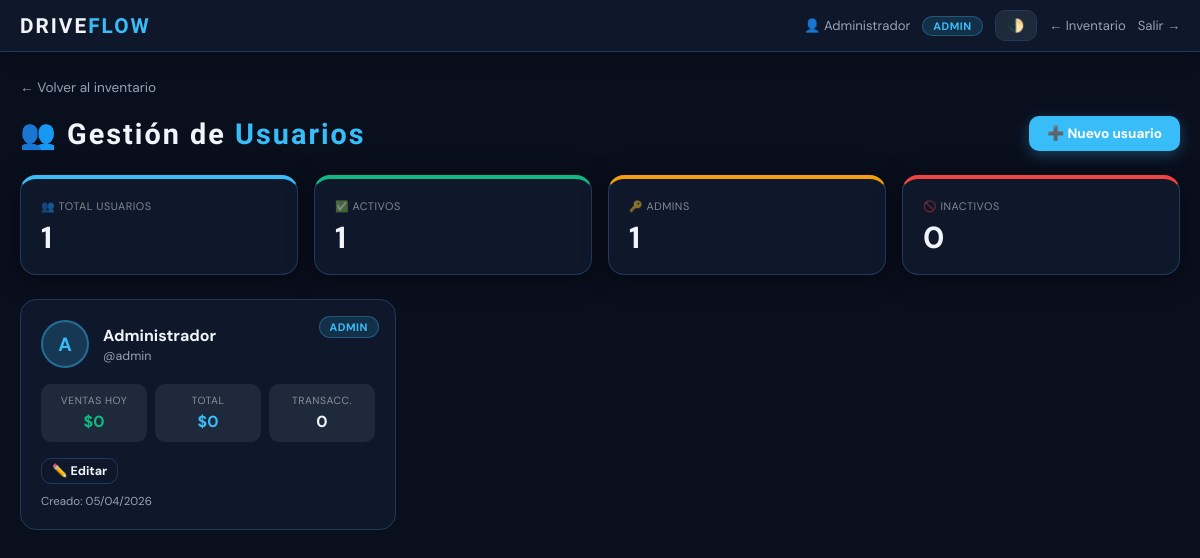
The app's page /usuarios (signed in) with its own data.
### models.py (models this page shows, shortened)
class Usuario(db.Model):
    __tablename__ = 'usuario'
    id            = db.Column(db.Integer, primary_key=True)
    username      = db.Column(db.String(50), nullable=False, unique=True)
    password_hash = db.Column(db.String(256), nullable=False)
    nombre        = db.Column(db.String(100), default='')
    rol           = db.Column(db.String(20), default='vendedor')  # admin|supervisor|cajero|vendedor
    activo        = db.Column(db.Boolean, default=True)
    creado_en     = db.Column(db.DateTime, default=datetime.utcnow)
    ventas        = db.relationship('Venta', backref='usuario', lazy=True, foreign_keys='Venta.usuario_id')

### routes/usuarios.py (the view)
@usuarios_bp.route('/usuarios')
@admin_required
def lista():
    usuarios = Usuario.query.order_by(Usuario.creado_en.desc()).all()
    hoy = datetime.utcnow().date()
    stats = {}
    for u in usuarios:
        ventas_hoy   = Venta.query.filter(Venta.usuario_id == u.id, func.date(Venta.fecha) == hoy).all()
        total_hoy    = sum(v.total_venta for v in ventas_hoy)
        total_global = db.session.query(func.sum(Venta.total_venta)).filter(Venta.usuario_id == u.id).scalar() or 0
        total_ventas = Venta.query.filter(Venta.usuario_id == u.id).count()
        stats[u.id] = {'hoy': total_hoy, 'global': total_global, 'cant': total_ventas}
    return render_template('usuarios.html', usuarios=usuarios, stats=stats)

### routes/usuarios.py (called while the page is built)
def admin_required(f):
    from functools import wraps
    @wraps(f)
    def wrap(*a, **kw):
        if session.get('user_rol') != 'admin':
            flash('⛔ Solo administradores pueden acceder.', 'danger')
            return redirect(url_for('inventario.inicio'))
        return f(*a, **kw)
    return wrap

### templates/usuarios.html (shortened to what this page needs)
<!DOCTYPE html>
<html lang="es">
<head>
    <link rel="stylesheet" href="{{ url_for('static', filename='css/main.css') }}">
</head>
<body>
<nav class="topbar">
    <div class="topbar-left">
        <span class="logo-sm">DRIVE<span>FLOW</span></span>
    </div>
    <div class="topbar-right">
        <span class="user-info">👤 {{ session.get('user_nombre') }}</span>
        <span class="rol-badge rol-admin">ADMIN</span>
        <button class="theme-btn" onclick="toggleTheme()">🌓</button>
        <a href="/" class="btn-logout">← Inventario</a>
        <a href="/logout" class="btn-logout">Salir →</a>
    </div>
</nav>
<div class="container">
    <a href="/" class="back-link">← Volver al inventario</a>
    <div class="page-header">
        <div class="page-title">👥 Gestión de <span>Usuarios</span></div>
        <button onclick="document.getElementById('modalCrear').classList.add('open')" class="btn btn-primary">
            ➕ Nuevo usuario
        </button>
    </div>
    <div class="kpis" style="margin-bottom:24px">
        <div class="kpi kpi-blue">
            <small>👥 TOTAL USUARIOS</small>
            <strong>{{ usuarios|length }}</strong>
        </div>
        <div class="kpi kpi-green">
            <small>✅ ACTIVOS</small>
            <strong>{{ usuarios|selectattr('activo')|list|length }}</strong>
        </div>
        <div class="kpi kpi-yellow">
            <small>🔑 ADMINS</small>
            <strong>{{ usuarios|selectattr('rol','eq','admin')|list|length }}</strong>
        </div>
        <div class="kpi kpi-red">
            <small>🚫 INACTIVOS</small>
            <strong>{{ usuarios|rejectattr('activo')|list|length }}</strong>
        </div>
    </div>
    <div class="users-grid">
        {% for u in usuarios %}
        <div class="user-card {{ 'inactivo' if not u.activo }}">
            <span class="rol-pill {{ u.rol }}">{{ u.rol.upper() }}</span>
            <div class="user-card__top">
                <div class="avatar {{ u.rol }}">{{ u.nombre[0].upper() if u.nombre else u.username[0].upper() }}</div>
                <div>
                    <div class="user-name">{{ u.nombre or u.username }}</div>
                    <div class="user-username">@{{ u.username }}</div>
                </div>
            </div>
            <div class="user-stats">
                <div class="ustat">
                    <small>Ventas hoy</small>
                    <strong style="color:var(--success)">${{ "{:,.0f}".format(stats[u.id]['hoy']) }}</strong>
                </div>
                <div class="ustat">
                    <small>Total</small>
                    <strong style="color:var(--primary)">${{ "{:,.0f}".format(stats[u.id]['global']) }}</strong>
                </div>
                <div class="ustat">
                    <small>Transacc.</small>
                    <strong>{{ stats[u.id]['cant'] }}</strong>
                </div>
            </div>
            <div class="user-actions">
                <button class="btn btn-outline btn-sm" onclick="abrirEditar(
                    '{{ u.id }}','{{ u.username }}','{{ u.nombre }}','{{ u.rol }}','{{ 1 if u.activo else 0 }}'
                )">✏️ Editar</button>
            </div>
            <div style="margin-top:10px;font-size:.72em;color:var(--muted)">
                Creado: {{ u.creado_en.strftime('%d/%m/%Y') }}
            </div>
        </div>
        {% endfor %}
    </div>
</div>
</body>
</html>

### static/css/main.css (style rules this page uses)
:root { --bg:#0a0f1e;--panel:#0f172a;--panel2:#1e293b; --text:#f1f5f9;--muted:#94a3b8;--border:#1e3a5f; --primary:#38bdf8;--success:#10b981;--danger:#ef4444;--warning:#f59e0b; --r:14px;--sh:0 4px 24px rgba(0,0,0,.5);--t:.25s ease; }
*,*::before,*::after { box-sizing:border-box;margin:0 }
body { background:var(--bg);color:var(--text);font-family:'DM Sans',sans-serif;transition:background var(--t),color var(--t);min-height:100vh;padding-bottom:80px }
.topbar { display:flex;justify-content:space-between;align-items:center;padding:10px 20px;background:var(--panel);border-bottom:1px solid var(--border);position:sticky;top:0;z-index:80;box-shadow:0 2px 20px rgba(0,0,0,.3) }
.topbar-left .logo-sm { font-family:'Rajdhani',sans-serif;font-size:1.3em;font-weight:700;letter-spacing:2px }
.topbar-left .logo-sm span { color:var(--primary) }
.topbar-right { display:flex;align-items:center;gap:12px;flex-wrap:wrap }
.user-info { font-size:.82em;color:var(--muted) }
.rol-badge { font-size:.68em;font-weight:700;padding:2px 10px;border-radius:20px;letter-spacing:.5px }
.rol-admin { background:rgba(56,189,248,.15);color:var(--primary);border:1px solid rgba(56,189,248,.3) }
.theme-btn { background:var(--panel2);border:1px solid var(--border);color:var(--text);padding:6px 12px;border-radius:10px;cursor:pointer;font-size:.82em;font-weight:600;font-family:inherit;transition:var(--t) }
.btn-logout { font-size:.82em;color:var(--muted);text-decoration:none;transition:color var(--t) }
.container { max-width:1200px;margin:auto;padding:24px 20px }
.kpis { display:grid;grid-template-columns:repeat(auto-fit,minmax(210px,1fr));gap:16px;margin-bottom:22px }
.kpi { background:var(--panel);padding:20px;border-radius:16px;border:1px solid var(--border);border-top:4px solid var(--primary);box-shadow:var(--sh);transition:transform .3s cubic-bezier(.175,.885,.32,1.275),box-shadow .3s;cursor:default }
.kpi small { display:block;font-size:.68em;opacity:.5;margin-bottom:8px;letter-spacing:.5px;text-transform:uppercase }
.kpi strong { display:block;font-size:1.9em;font-weight:700;line-height:1.1 }
.kpi-blue { border-top-color:var(--primary) }
.kpi-green { border-top-color:var(--success) }
.kpi-yellow { border-top-color:var(--warning) }
.kpi-red { border-top-color:var(--danger) }
.btn { display:inline-flex;align-items:center;justify-content:center;gap:5px;padding:9px 18px;border-radius:10px;border:none;cursor:pointer;font-weight:700;font-size:.85em;text-decoration:none;white-space:nowrap;font-family:inherit;transition:transform var(--t),filter var(--t),box-shadow var(--t) }
.btn-primary { background:var(--primary);color:#fff;box-shadow:0 4px 14px rgba(56,189,248,.3) }
.btn-outline { background:transparent;border:1px solid var(--border);color:var(--text) }
.btn-sm { padding:4px 10px;font-size:.78em }

### records on screen
Usuario: get "Administrador", rol "ADMIN", nombre "A", nombre "Administrador", username "admin", stats "0", creado_en "05/04/2026"

### other values on screen
{{ usuarios|length }} "1"
{{ usuarios|selectattr('activo')|list|length }} "1"
{{ usuarios|selectattr('rol','eq','admin')|list|length }} "1"
{{ usuarios|rejectattr('activo')|list|length }} "0"
